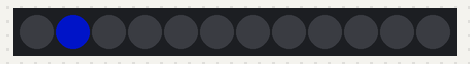
The program below on a simulated ESP32-S3. On the bench: 12 RGB LEDs in strip order, left to right. Dim RGB values are drawn brighter than linear.

Above: at 0.2 s.
At 0.9 s:
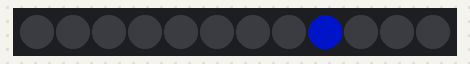
At 1.6 s:
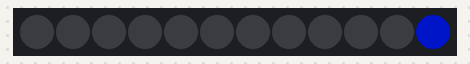
At 2.81 s:
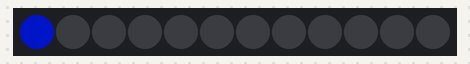
At 4.52 s:
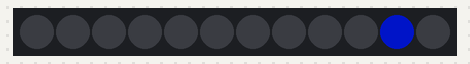
At 6.12 s:
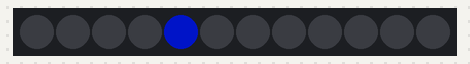

The program:

main.cpp
```cpp
#include <Arduino.h>
// #include <esp32-hal-rgb-led.h>
int sigmadelay = 1000;
int sigmaredvalue = 10;
// put function declarations here:
int RGB_PIN = 48;
int STRIP_RGB_PIN = 15;
uint8_t green_v = 20;
int LED_COUNT = 12;
#define NEO_RMT_CHANNEL 2

#include <Adafruit_NeoPixel.h>


Adafruit_NeoPixel pixels(LED_COUNT, STRIP_RGB_PIN, NEO_GRB );

int currentPixel = 0;
uint32_t black_px = Adafruit_NeoPixel::Color(0, 0, 0);

void setup()
{
  Serial.begin(115200);
  //rmt_driver_uninstall(RMT_CHANNEL_0);
  pixels.begin();
  pixels.clear();
  pixels.show();

}

bool forward = true;

//defin do_backward function

void do_backward(uint32_t color){

   // detect pixel 12 and set forward
  pixels.setPixelColor(currentPixel, color); // Light up the current pixel
  pixels.setPixelColor(currentPixel +1, black_px); // Light up the current pixel
                              // Display the changes
  if (currentPixel <= 0)
  {
     //Serial.printf("changing dir to forward\n");
     forward = true;
  }

}

void do_forward(uint32_t color)
{

  // detect pixel 12 and set forward
  pixels.setPixelColor(currentPixel, color); // Light up the current pixel
  pixels.setPixelColor(currentPixel -1, black_px); // Light up the current pixel
                              // Display the changes

  // Move to the next pixel
  if (currentPixel >= LED_COUNT)
  {
    //Serial.printf("changing dir to backward\n");
     forward = false;
  }
}


void singlePixelCircle(uint32_t color, int delayTime)
{


  if( forward == true){
    //Serial.printf("we do forward %i\n", currentPixel);
    do_forward(color);
    currentPixel++;
  }
  else{
    //Serial.printf("we do back %i\n", currentPixel);
    do_backward(color);
    currentPixel--;
  }
  pixels.show();
  //Serial.printf(" forward was %s current pixel was : %i\n", forward ? "TRUE" : "FALSE", currentPixel);
  delay(delayTime); // Wait for a short time before moving to the next pixel

}

int pixelPrevious = 0;
int patternInterval = 100;
int pixelInterval = 50;
int patternPrevious = 0;


void loop()
{
  unsigned long currentMillis = millis(); //  Update current time
  if ((currentMillis - patternPrevious) >= patternInterval)
  { //  Check for expired time

    patternPrevious = currentMillis;
    //  Advance to next pattern

  }

  if (currentMillis - pixelPrevious >= pixelInterval)
  {                                //  Check for expired time
    pixelPrevious = currentMillis; //  Run current frame

    // theaterChase(pixels.Color(127, 0, 0), 50); // Red

    // colorWipe(pixels.Color(25, 0, 0), 50); // Red
    // rainbow(10);
    //  colorWipe(pixels.Color(25, 0, 0), 50); // Red

    singlePixelCircle(pixels.Color(0, 10, 100), 100);
    //singlePixelCircle(black_px, 100); // Red light moving in a circle
  }
}
```

digit_test.cpp
```cpp
//  Print out the binary for a number

//  for example "1" is 11000000


// define "one_b" as 11000000, and "two_b" as

/*

void do_digit(uint8_t dcode){
    // take each bit and then and turn the led on or off

    // print out "on", for 1 and "off" for 0
}
*/
```

Measured:
- by itself, everything shown: repeats every 5.6 s, in 48 steps
